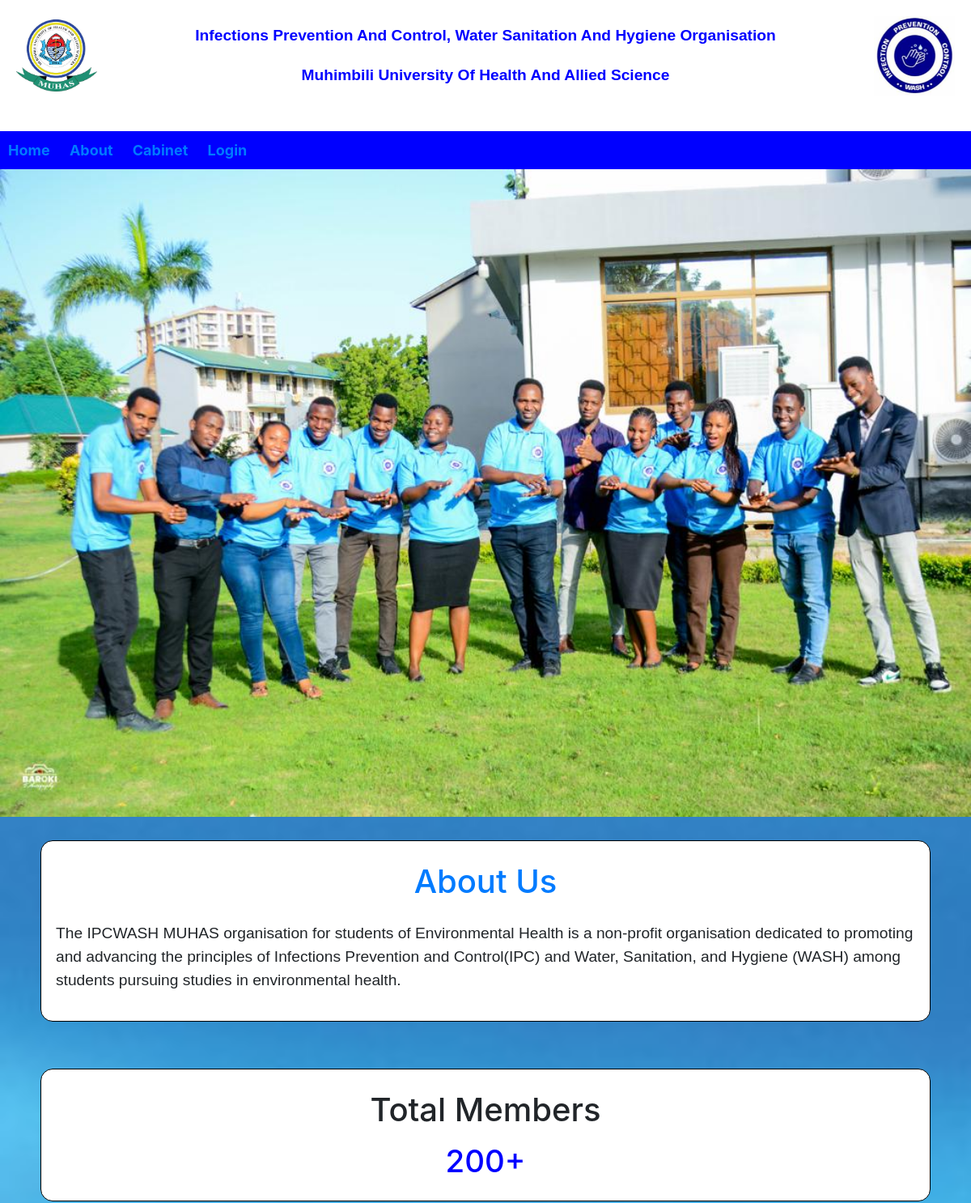
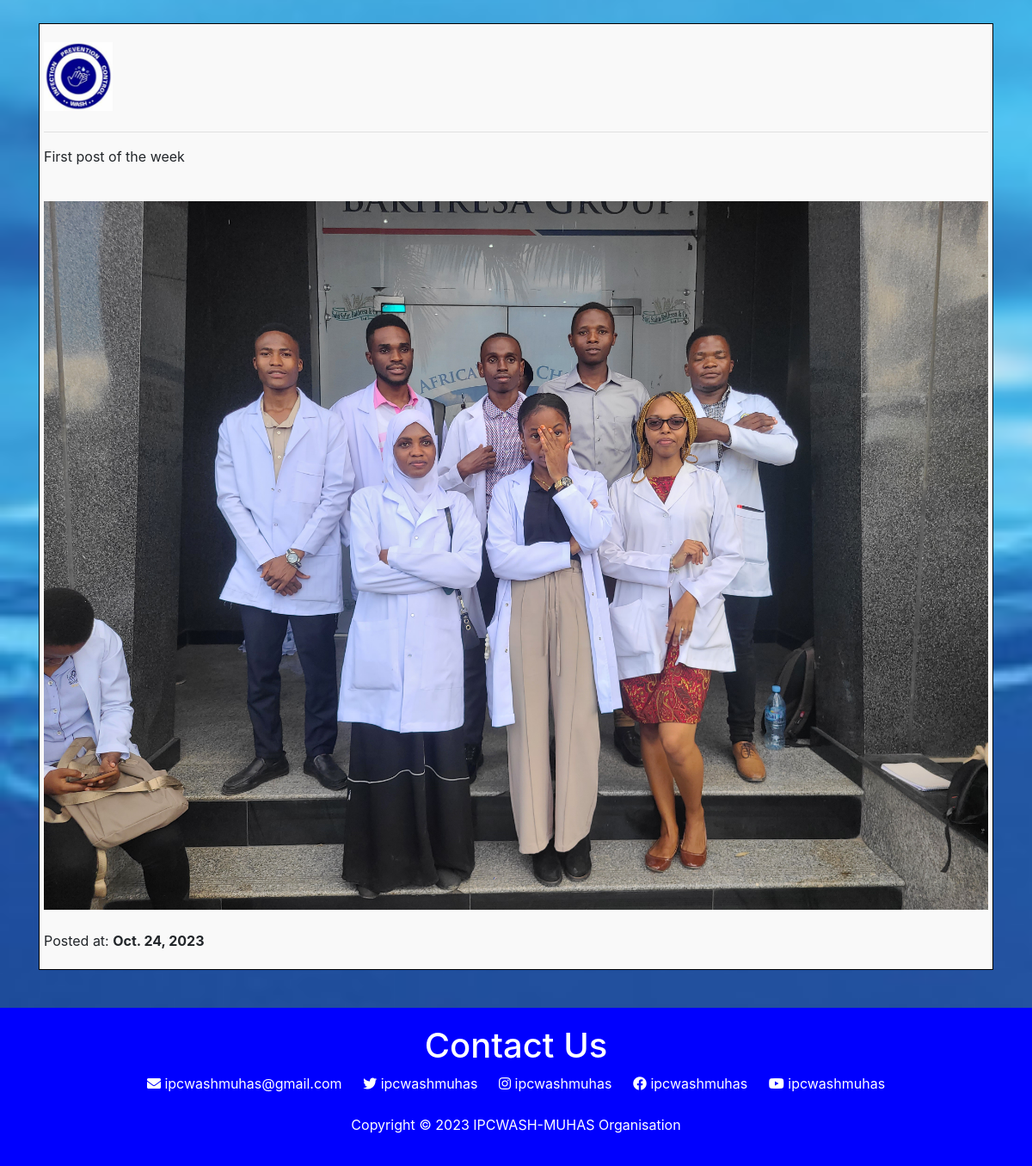
The page / on the database its author committed (2 pictures, top to bottom).
### blog/models.py (models this page shows, shortened)
class Post (models.Model):
    user = models.ForeignKey (User, on_delete= models.CASCADE)
    content = models.TextField (blank= True)
    file = models.FileField (upload_to= 'post_files/' , blank= True , null=True)
    timestamp = models.DateField (auto_now_add=True)

### blog/views.py (the view)
# urls.py: path('', views.index , name= 'home'),
def index (request):
    posts = Post.objects.all().order_by('-timestamp')
    return render (request, 'blog/index.html', {'posts':posts})

### blog/Templates/blog/index.html
{% extends 'blog/base.html' %}
{% load static %}
{% block content %}
{% block title %} <head><title>Home</title></head> {% endblock%}
<div>
    <img class="container-img" src="{% static 'blog/img/wash.jpg' %}" alt="wash" >
</div>
<div class="box1"> <br>
    <div class="inner-box">
        <a href="{% url 'blog:about' %}"><p><h1>About Us</h1></p></a>
        <p id="About-texts">
            The IPCWASH MUHAS organisation for students of Environmental Health is a non-profit organisation
            dedicated to promoting and advancing the principles of Infections Prevention and Control(IPC) and
            Water, Sanitation, and Hygiene (WASH) among students pursuing studies in environmental health.
        </p>
    </div> <br>
</div>
<div class="box1"> <br>
    <div class="inner-box">
        <p><h1>Total Members</h1></p>
          <h2><p style="font-size: larger; color: blue;"> 200+</p></h2>
    </div> <br>
</div>
  {% for post in posts %}
  <div class="post-group">
    <div class="post">
      <p>
      <div class="logo-on-post">
        <img src="{% static 'blog/img/logo.jpg' %}" alt="IPCWASH" style="width: 80px;height: 80px; position: absolute; top: 0; left: 0; margin-bottom: 50px;"> <br>
      </div> <br>
      </p> <br>
      <hr>
      <p>{{ post.content }}</p> <br>
      {% if post.file %}
      {% if ".mp4" in post.file.name|lower %}
          <video controls style="width: 100%; height: 30%;">
            <source src="{{ post.file.url }}" type="video/mp4">
            Your browser does not support the video tag.
          </video>
        {% else %}
          <img src="{{ post.file.url }}" alt="Image" style="width: 100%; height: 30%; object-fit: cover;">
        {% endif %}
      {% endif %}
    </div> <br>
    <p class="timestamp">Posted at: <b>{{post.timestamp}}</b></p>
  </div> <br>
  {% endfor %}
{% endblock %}

### blog/static/blog/main.css (style rules this page uses)
.container-img { width: 100%; height: 50%; object-fit: cover; padding: 0; margin: 0; }
.box1 { border: 1ps solid; height: fit-content; width: 100%; text-align: center; }
.inner-box { background-color: white; border: 1px solid black; border-radius: 15px; height: fit-content; width: auto; padding: 10px; margin: 50px; margin-top: 5px; margin-bottom: 5px; }
body { background-image: url('/static/blog/img/water2.jpg'); background-repeat: no-repeat; background-size: cover; }
#About-texts { font-family: sans-serif; font-size: larger; padding: 10px; padding-left: 8px; text-align:left; }
a { text-decoration: none; }
.post-group { margin-bottom: 20px; margin-left: 45px; margin-right: 45px; border: 1px solid black; border-radius: 0; padding: 5px; background-color: #f9f9f9; height: 50%; }
.logo-on-post { position: relative; }

### rows shown on the page
Post: content "First post of the week", file (picture), timestamp "Oct. 24, 2023"
